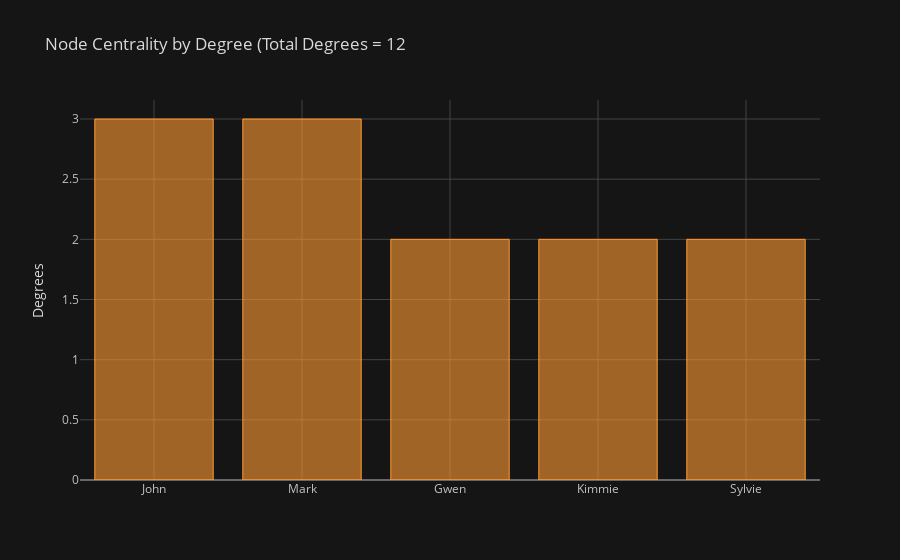

Notebook source saved alongside this figure:
### Code cell
get_degrees(G)

### Figure 1 — Plotly figure (JSON) as saved in the notebook; plotly's stock layout.template omitted (floating-point values rounded to 4 significant figures)
{"data": [{"marker": {"color": "rgba(255, 153, 51, 0.6)", "line": {"color": "rgba(255, 153, 51, 1.0)", "width": 1}}, "name": "Degree", "orientation": "v", "text": "", "type": "bar", "x": ["John", "Mark", "Gwen", "Kimmie", "Sylvie"], "y": [3, 3, 2, 2, 2]}], "layout": {"legend": {"bgcolor": "#151516", "font": {"color": "#D9D9D9"}}, "paper_bgcolor": "#151516", "plot_bgcolor": "#151516", "title": {"font": {"color": "#D9D9D9"}, "text": "Node Centrality by Degree (Total Degrees = 12"}, "xaxis": {"gridcolor": "#434343", "showgrid": true, "tickfont": {"color": "#C2C2C2"}, "title": {"font": {"color": "#D9D9D9"}, "text": ""}, "zerolinecolor": "#666570"}, "yaxis": {"gridcolor": "#434343", "showgrid": true, "tickfont": {"color": "#C2C2C2"}, "title": {"font": {"color": "#D9D9D9"}, "text": "Degrees"}, "zerolinecolor": "#666570"}}}
